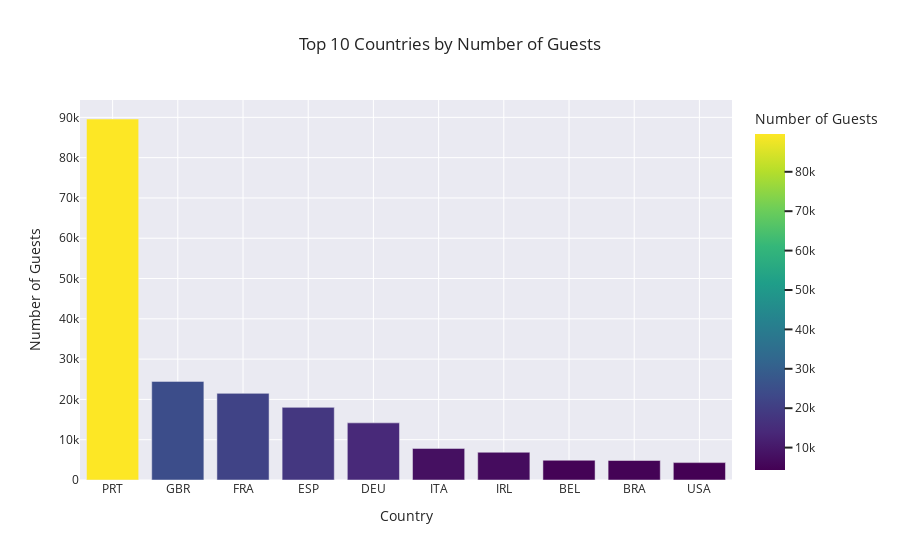
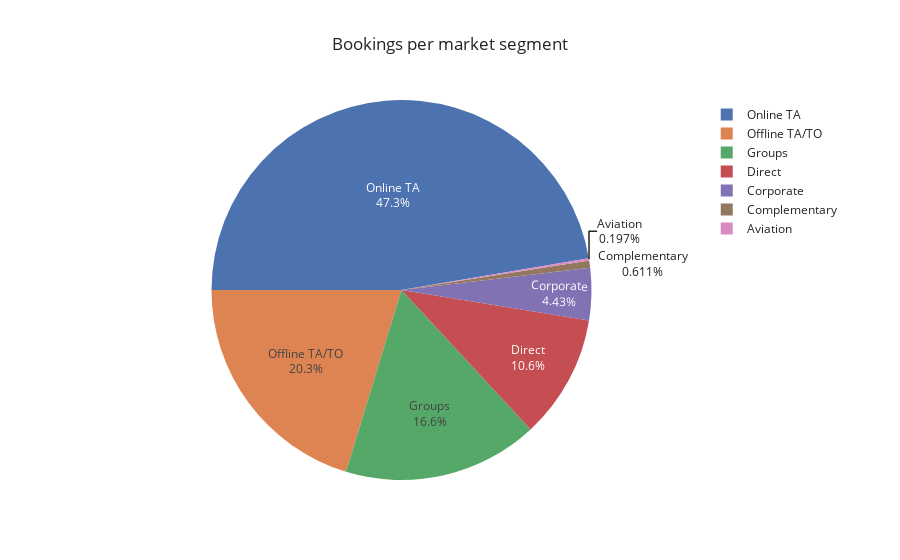

The code cell stored with these charts, in order, in its notebook:
### Code cell
import plotly.express as px

### Graph 1: Length of stay by hotel type ###
df['total_nights'] = df['stays_in_weekend_nights'] + df['stays_in_week_nights']

stay_data = df.groupby(['hotel', 'total_nights']).size().reset_index(name='guest_count')
stay_data['guest_percentage'] = stay_data.groupby('hotel')['guest_count'].transform(lambda x: x / x.sum() * 100)

plt.figure(figsize=(16, 8))
sns.barplot(x="total_nights", y="guest_percentage", hue="hotel", data=stay_data, 
            palette={"City Hotel": "orange", "Resort Hotel": "darkred"})

plt.title("Length of Stay by Hotel Type", fontsize=16)
plt.xlabel("Number of Nights", fontsize=16)
plt.ylabel("Percentage of Guests [%]", fontsize=16)
plt.legend(loc="upper right")
plt.xlim(0, 22)  
plt.tight_layout()
plt.show()

### Graph 2: Where do guests come from? ###
df['total_guests'] = df['adults'] + df['children']
df['total_guests'] = df['total_guests'].replace(0, 1)

country_guests = df.groupby('country')['total_guests'].sum().reset_index()

top_countries = country_guests.sort_values('total_guests', ascending=False).head(10)

fig = px.bar(top_countries,
             x='country',
             y='total_guests',
             title='Top 10 Countries by Number of Guests',
             labels={'total_guests': 'Number of Guests', 'country': 'Country'},
             template="seaborn",
             color='total_guests', 
             color_continuous_scale=px.colors.sequential.Viridis)
fig.show()

### Graph 3: Weighted guests by month and hotel type ###
df['reservation_status_date'] = pd.to_datetime(df['reservation_status_date'])

df['year'] = df['reservation_status_date'].dt.year
df['arrival_date_month'] = df['reservation_status_date'].dt.strftime('%B')  # Full month name

month_order = ['January', 'February', 'March', 'April', 'May', 'June', 
               'July', 'August', 'September', 'October', 'November', 'December']

df['arrival_date_month'] = pd.Categorical(df['arrival_date_month'], categories=month_order, ordered=True)

years_per_month = df.groupby('arrival_date_month')['year'].nunique().reset_index()
years_per_month.columns = ['arrival_date_month', 'year_count']

df = df.merge(years_per_month, on='arrival_date_month', how='left')

if 'year_count' in df.columns:
    print("'year_count' successfully added.")
else:
    print("'year_count' column is missing.")

df['total_guests'] = df['adults'] + df['children']
df['total_guests'] = df['total_guests'].replace(0, 1)

df['weighted_guests'] = df['total_guests'] / df['year_count']

grouped_data = df.groupby(['arrival_date_month', 'hotel'], observed=True)['weighted_guests'].sum().reset_index()

if not grouped_data.empty:
    plt.figure(figsize=(10, 6))
    sns.lineplot(x='arrival_date_month', y='weighted_guests', hue='hotel', data=grouped_data, 
                 marker="o", markersize=8, hue_order=["City Hotel", "Resort Hotel"], linewidth=2.5)

    plt.title('Weighted Average Number of Guests per Month by Hotel Type', fontsize=16)
    plt.xlabel('Month', fontsize=14)
    plt.xticks(rotation=45)
    plt.ylabel('Weighted Number of Guests', fontsize=14)
    plt.legend(title="Hotel Type", loc="upper right")
    plt.tight_layout()
    plt.show()
else:
    print("No data available for plotting.")

### Graph 4: Bookings by market segment (including cancelled bookings)
segments=df["market_segment"].value_counts()

fig = px.pie(segments,
             values=segments.values,
             names=segments.index,
             title="Bookings per market segment",
             template="seaborn")
fig.update_traces(rotation=-90, textinfo="percent+label")
fig.show()

print(df.shape)
print(df.columns)
print(df['year_count'].unique())

### Figure 1 — Plotly figure (JSON) as saved in the notebook; plotly's stock layout.template omitted (floating-point values rounded to 4 significant figures)
{"data": [{"alignmentgroup": "True", "hovertemplate": "Country=%{x}<br>Number of Guests=%{marker.color}<extra></extra>", "legendgroup": "", "marker": {"color": [89590, 24474, 21502, 18027, 14180, 7840, 6885, 4899, 4843, 4312], "coloraxis": "coloraxis", "pattern": {"shape": ""}}, "name": "", "offsetgroup": "", "orientation": "v", "showlegend": false, "textposition": "auto", "type": "bar", "x": ["PRT", "GBR", "FRA", "ESP", "DEU", "ITA", "IRL", "BEL", "BRA", "USA"], "xaxis": "x", "y": [89590, 24474, 21502, 18027, 14180, 7840, 6885, 4899, 4843, 4312], "yaxis": "y"}], "layout": {"barmode": "relative", "coloraxis": {"colorbar": {"title": {"text": "Number of Guests"}}, "colorscale": [[0, "#440154"], [0.1111, "#482878"], [0.2222, "#3e4989"], [0.3333, "#31688e"], [0.4444, "#26828e"], [0.5556, "#1f9e89"], [0.6667, "#35b779"], [0.7778, "#6ece58"], [0.8889, "#b5de2b"], [1, "#fde725"]]}, "legend": {"tracegroupgap": 0}, "title": {"text": "Top 10 Countries by Number of Guests"}, "xaxis": {"anchor": "y", "domain": [0, 1], "title": {"text": "Country"}}, "yaxis": {"anchor": "x", "domain": [0, 1], "title": {"text": "Number of Guests"}}}}

### Figure 2 — Plotly figure (JSON) as saved in the notebook; plotly's stock layout.template omitted (floating-point values rounded to 4 significant figures)
{"data": [{"domain": {"x": [0, 1], "y": [0, 1]}, "hovertemplate": "market_segment=%{label}<br>value=%{value}<extra></extra>", "labels": ["Online TA", "Offline TA/TO", "Groups", "Direct", "Corporate", "Complementary", "Aviation"], "legendgroup": "", "name": "", "rotation": -90, "showlegend": true, "textinfo": "percent+label", "type": "pie", "values": [56407, 24182, 19790, 12581, 5282, 728, 235]}], "layout": {"legend": {"tracegroupgap": 0}, "title": {"text": "Bookings per market segment"}}}
